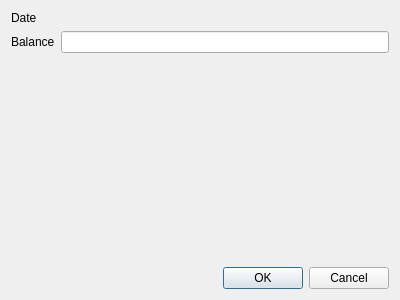
<?xml version="1.0" encoding="UTF-8"?>
<ui version="4.0">
 <class>ReconciliationEntryDlg</class>
 <widget class="QDialog" name="ReconciliationEntryDlg">
  <property name="geometry">
   <rect>
    <x>0</x>
    <y>0</y>
    <width>400</width>
    <height>300</height>
   </rect>
  </property>
  <property name="windowTitle">
   <string>Add/Edit reconciliation entry</string>
  </property>
  <layout class="QGridLayout" name="gridLayout_2">
   <item row="0" column="0">
    <layout class="QGridLayout" name="gridLayout">
     <item row="0" column="0">
      <widget class="QLabel" name="label">
       <property name="text">
        <string>Date</string>
       </property>
      </widget>
     </item>
     <item row="0" column="1">
      <widget class="KMyMoneyDateInput" name="m_date"/>
     </item>
     <item row="1" column="0">
      <widget class="QLabel" name="label_2">
       <property name="text">
        <string>Balance</string>
       </property>
      </widget>
     </item>
     <item row="1" column="1">
      <widget class="AmountEdit" name="m_balance"/>
     </item>
    </layout>
   </item>
   <item row="2" column="0">
    <widget class="QDialogButtonBox" name="buttonBox">
     <property name="orientation">
      <enum>Qt::Horizontal</enum>
     </property>
     <property name="standardButtons">
      <set>QDialogButtonBox::Cancel|QDialogButtonBox::Ok</set>
     </property>
    </widget>
   </item>
   <item row="1" column="0">
    <spacer name="verticalSpacer">
     <property name="orientation">
      <enum>Qt::Vertical</enum>
     </property>
     <property name="sizeHint" stdset="0">
      <size>
       <width>20</width>
       <height>40</height>
      </size>
     </property>
    </spacer>
   </item>
  </layout>
 </widget>
 <customwidgets>
  <customwidget>
   <class>AmountEdit</class>
   <extends>QLineEdit</extends>
   <header>amountedit.h</header>
  </customwidget>
  <customwidget>
   <class>KMyMoneyDateInput</class>
   <extends>QWidget</extends>
   <header>kmymoneydateinput.h</header>
  </customwidget>
 </customwidgets>
 <resources/>
 <connections>
  <connection>
   <sender>buttonBox</sender>
   <signal>accepted()</signal>
   <receiver>ReconciliationEntryDlg</receiver>
   <slot>accept()</slot>
   <hints>
    <hint type="sourcelabel">
     <x>248</x>
     <y>254</y>
    </hint>
    <hint type="destinationlabel">
     <x>157</x>
     <y>274</y>
    </hint>
   </hints>
  </connection>
  <connection>
   <sender>buttonBox</sender>
   <signal>rejected()</signal>
   <receiver>ReconciliationEntryDlg</receiver>
   <slot>reject()</slot>
   <hints>
    <hint type="sourcelabel">
     <x>316</x>
     <y>260</y>
    </hint>
    <hint type="destinationlabel">
     <x>286</x>
     <y>274</y>
    </hint>
   </hints>
  </connection>
 </connections>
</ui>
